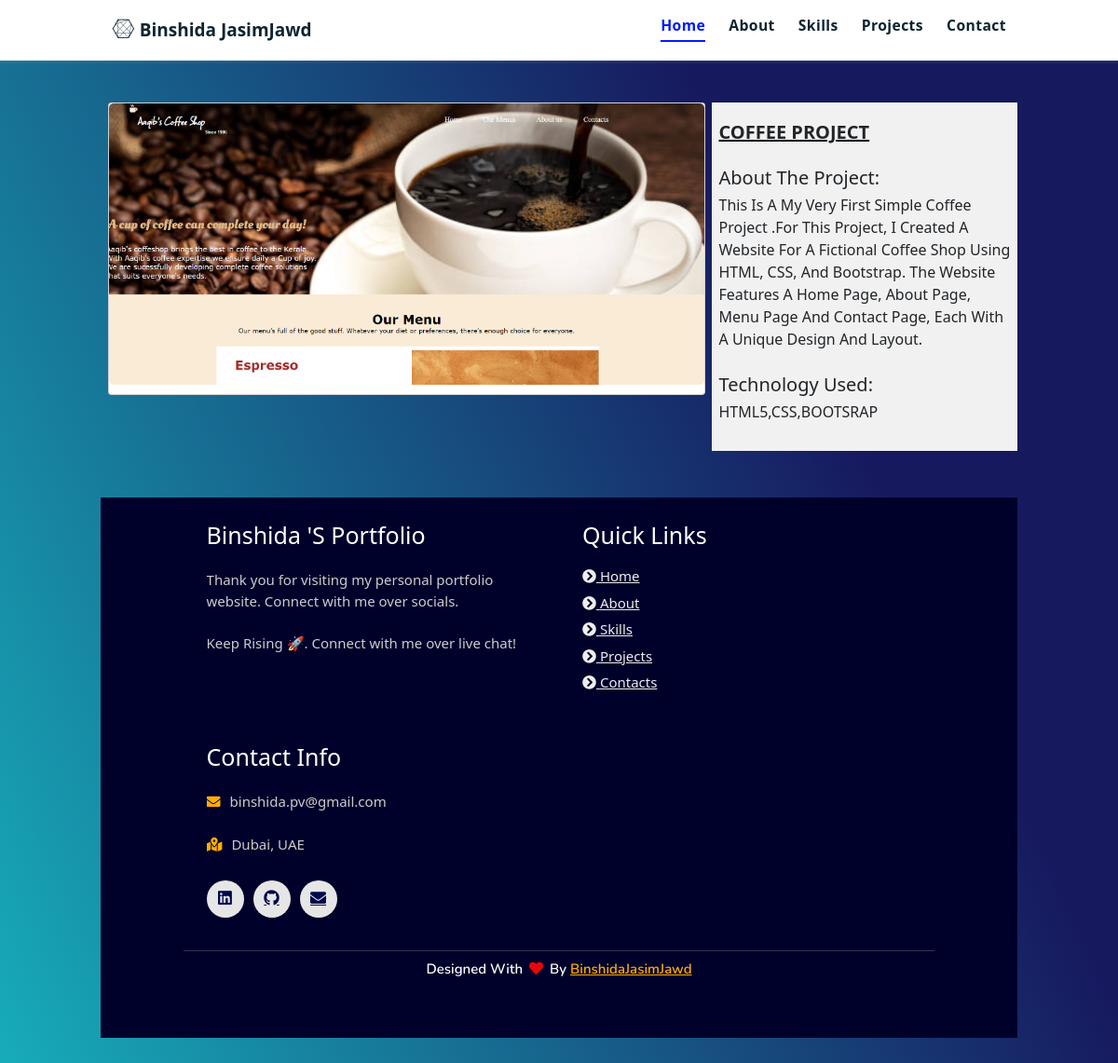
The app's page /details/12/ with its own data.
### Portfolio_app/models.py (models this page shows, shortened)
class Project(models.Model):
    title = models.CharField(max_length=100)
    description = models.TextField()
    technology = models.CharField(max_length=60)
    image = models.ImageField(upload_to='projects/',null=True)

### Portfolio_app/views.py (the view)
# urls.py: path('details/<int:pk>/', views.ProjectDetailView, name="port-projectdetails"),
def ProjectDetailView(request, pk):
    project = Project.objects.get(pk=pk)
    context = {
        'project': project
    }
    return render(request, 'project_details.html', context)

### Portfolio_app/templates/project_details.html
{%extends 'base.html'%}
{%load static%}
{% block body_block %}
<link rel="stylesheet" href="{% static 'assets/css/custom.css' %}">
<section class="details" id="details" >
  <div class="container">
    <div class="row">
      <div class="col-md-8">
        <div class="card">
          <div class="card-image">
            <img src="{{ project.image.url }}" alt="" %>
          </div>
        </div>
      </div>
      <div class="col-md-4">
         <h1> <span>{{ project.title }}</h1><br>
        <h2>About the project:</h2>
        <p>{{ project.description }}</p>
        <br>
        <h2>Technology used:</h2>
        <p>{{ project.technology }}</p>
      </div>
    </div>
  </div>
{% endblock %}

### Portfolio_app/templates/base.html (shortened to what this page needs)
<!DOCTYPE html>
{% load static %}
<html lang="en">
<head>
     <link rel="stylesheet" href="{%static 'assets/css/style.css'%}">
     <link href="https://cdn.jsdelivr.net/npm/bootstrap@5.3.0-alpha1/dist/css/bootstrap.min.css" rel="stylesheet">
    <link rel="stylesheet" href="https://cdnjs.cloudflare.com/ajax/libs/font-awesome/5.15.3/css/all.min.css" />
</head>
<body oncontextmenu="return false">
<header>
        <a href="{% url 'port-home' %}" class="logo"> <i class="fab fa-connectdevelop"></i>  Binshida JasimJawd</a>
        <nav class="navbar">
            <ul>
            <li><a class="active" href="{% url 'port-home' %}">Home</a></li>
            <li><a href="{% url 'port-about' %}">About</a></li>
            <li><a href="{%url 'port-skills' %}">Skills</a></li>
                <li><a href="{%url 'port-projects'%}">Projects</a></li>
            <li><a href="{%url 'port-contact'%}">Contact</a></li>
            </ul>
        </nav>
</header>
  {%block body_block%}
  {%endblock%}
<section class="footer">
  <div class="box-container">
      <div class="box">
          <h3>Binshida 's Portfolio</h3>
          <p>Thank you for visiting my personal portfolio website. Connect with me over socials. <br/> <br/> Keep Rising 🚀. Connect with me over live chat!</p>
      </div>
      <div class="box">
          <h3>quick links</h3>
          <a href="{%url 'port-home' %}"><i class="fas fa-chevron-circle-right"></i> home</a>
          <a href="{%url 'port-about'%}"><i class="fas fa-chevron-circle-right"></i> about</a>
          <a href="{%url 'port-skills'%}"><i class="fas fa-chevron-circle-right"></i> skills</a>
          <a href="{%url 'port-projects'%}"><i class="fas fa-chevron-circle-right"></i> projects</a>
          <a href="{%url 'port-contact'%}"><i class="fas fa-chevron-circle-right"></i> contacts</a>
      </div>
      <div class="box">
          <h3>contact info</h3>
          <p> <i class="fas fa-envelope"></i>binshida.pv@gmail.com</p>
          <p> <i class="fas fa-map-marked-alt"></i>Dubai, UAE</p>
          <div class="share">
              <a href="" class="fab fa-linkedin" aria-label="LinkedIn" target="_blank"></a>
              <a href="" class="fab fa-github" aria-label="GitHub" target="_blank"></a>
              <a href="" class="fas fa-envelope" aria-label="Mail" target="_blank"></a>
          </div>
      </div>
  </div>
  <h1 class="credit">Designed with <i class="fa fa-heart pulse"></i> by <a href="https://www.linkedin.com/in/binshida"> BinshidaJasimJawd</a></h1>
</section>
</body>
</html>

### Portfolio_app/static/assets/css/style.css (style rules this page uses)
* { margin : 0; padding : 0; box-sizing : border-box; text-decoration : none; outline : none; border : none; text-transform : capitalize; transition : all 0.2s linear; }
html { font-size : 62.5%; overflow-x : hidden; scroll-behavior : smooth; }
body { background : linear-gradient(65.5deg, rgb(23, 205, 205) -15.1%, rgb(23, 25, 95) 71.5%); font-family : "Poppins", sans-serif; }
html { font-size : 62.5%; overflow-x : hidden; }
header { position : fixed; top : 0; left : 0; right : 0; z-index : 1000; display : flex; align-items : center; justify-content : space-between; padding : 1.7rem 10%; height : 6.5rem; background-color : #fff; box-shadow : 0 1px 4px rgb(146, 161, 176, 0.3); }
section { min-height : 100vh; padding : 6rem 9%; }
header .logo { font-size : 1.9rem; font-weight : 800; text-decoration : none; color : #0e2431; }
header .logo i { font-size : 2.2rem; }
header .navbar ul { list-style : none; display : flex; justify-content : center; align-items : center; }
header .navbar li { margin-left : 2.5rem; }
header .navbar ul li a { font-size : 1.57rem; color : #0e2431; font-weight : 600; text-decoration : none; letter-spacing : 0.04rem; transition : 0.2s; }
header .navbar ul li a.active, header .navbar ul li a:hover { color : #011aff; border-bottom : 0.2rem solid #011aff; padding : 0.5rem 0; }
.footer { min-height : auto; padding-top : 0; background : rgb(0, 1, 43); }
.footer .box-container { display : flex; justify-content : center; flex-wrap : wrap; }
.footer .box-container .box { flex : 1 1 25rem; margin : 2.5rem; }
.footer .box-container .box h3 { font-size : 2.5rem; color : #fff; padding-bottom : 1rem; font-weight : normal; }
.footer .box-container .box p { font-size : 1.5rem; color : #ccc; padding : 0.7rem 0; text-transform : none; }
.footer .box-container .box p i { padding-right : 1rem; color : #ffae00; }
.footer .box-container .box a { font-size : 1.5rem; color : rgb(238, 238, 238); padding : 0.3rem 0; display : block; }
.footer .box-container .box .share { display : flex; flex-wrap : wrap; padding : 1rem 0; }
.footer .box-container .box .share a { height : 4rem; width : 4rem; padding : 1rem; text-align : center; border-radius : 5rem; font-size : 1.7rem; margin-right : 1rem; transition : 0.2s; background : rgb(230, 230, 230); color : #02094b; border : none; }
.footer .credit { padding : 1rem 0 0 0; text-align : center; font-size : 1.5rem; font-family : "Nunito", sans-serif; font-weight : 600; color : #fff; border-top : 0.1rem solid #fff3; }
.footer .credit a { color : #ffae00; }
.footer .fa { color : #e90606; margin : 0 0.3rem; font-size : 1.5rem; animation : pound 0.35s infinite alternate; }
.container { margin-top: 50px; }
.row { margin-bottom: 50px; }
.col-md-8 { padding-right: 30px; }
.col-md-4 { background-color: #f1f1f1; padding: 20px; }

### Portfolio_app/static/assets/css/custom.css (style rules this page uses)
.box { position: relative; overflow: hidden; margin-top: 30px; opacity:1; }
.card-image img { width: 100%; height: 100%; object-fit: cover; border-radius: 5px; margin-bottom: 1rem; }
.col-md-4 h1 { font-size: 20px; font-weight: bold; margin-bottom: 1rem; text-decoration: underline black; }
.col-md-4 p { font-size: 16px; line-height: 1.5; }

### records on screen
Project: image (picture), title "COFFEE PROJECT", description "This Is A My Very First Simple Coffee Project .For This Project, I Created A Website For A Fictional Coffee Shop Using HTML, CSS, And Bootstrap. The Website Features A Home Page, About Page, Menu Page And Contact Page, Each With A Unique Design And Layout.", technology "HTML5,CSS,BOOTSRAP"
